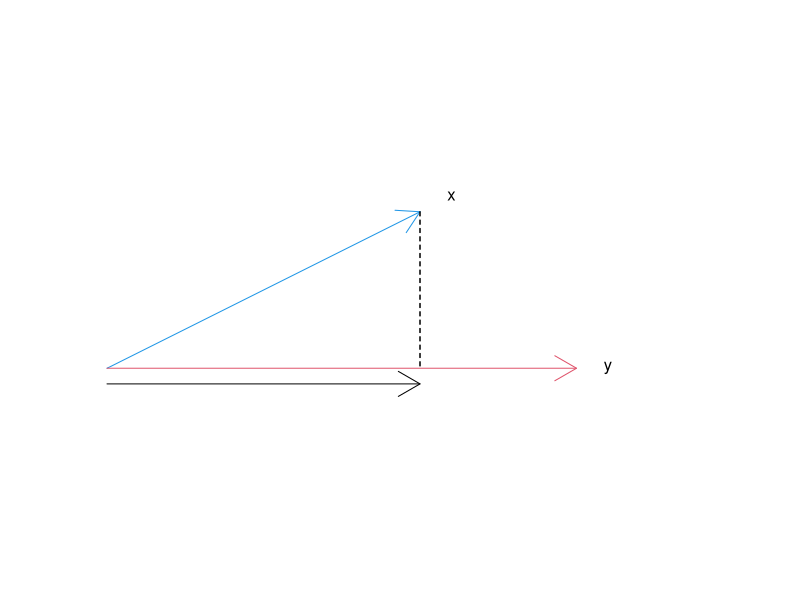
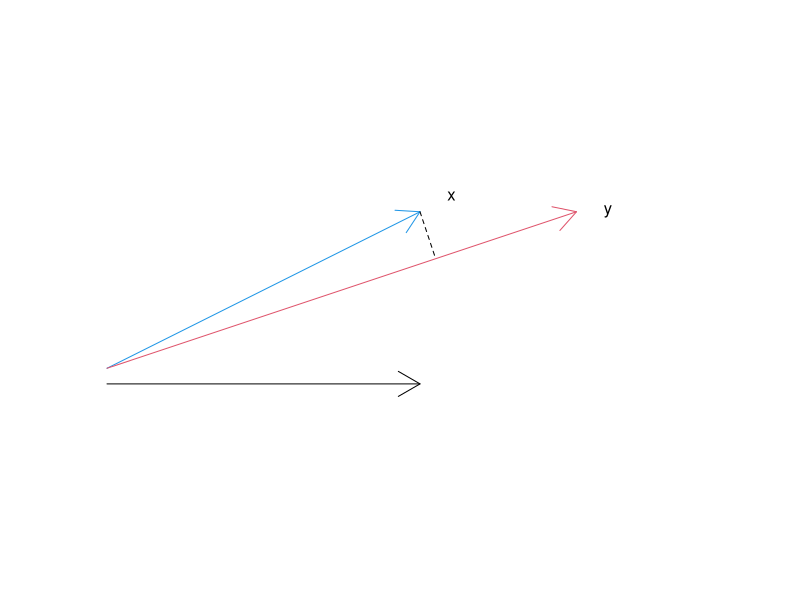

R code for these plots, in order:
###Assignment 1

remove(list = ls())

###Exercise 3

### a)
x = 0
y = 0
x1 = c(2,1)
y1 = c(3,0)

plot(x,y,xlim=c(0,4),ylim=c(-0.2,1.2),type="n",axes=FALSE,frame.plot=FALSE,ann=FALSE,asp=1)
arrows(0,0,2,1,col = 4)
arrows(0,0,3,0,col = 2)
arrows(0,-0.1,2,-0.1)

lx1 = sqrt(sum(x1^2))
ly1 = sqrt(sum(y1^2))
projxy = (((t(y1)%*%x1)/ly1)%*%(1/ly1))%*%y1
projxy
#     [,1] [,2]
#[1,]  2.0  0.0

arrows(2,1,projxy[1,1],projxy[1,2], lty = 2, code = 0)
arrows(2,1,2,0, lty = 2, code = 0)
text(2.2,1.1,"x")
text(3.2,0,"y")

### b)
x = 0
y = 0
x1 = c(2,1)
y1 = c(3,1)

plot(x,y,xlim=c(0,4),ylim=c(-0.2,1.2),type="n",axes=FALSE,frame.plot=FALSE,ann=FALSE,asp=1)
arrows(0,0,2,1,col = 4)
arrows(0,0,3,1,col = 2)
arrows(0,-0.1,2,-0.1)

lx1 = sqrt(sum(x1^2))
ly1 = sqrt(sum(y1^2))
projxy = (((t(y1)%*%x1)/ly1)%*%(1/ly1))%*%y1
projxy
#     [,1] [,2]
#[1,]  2.1  0.7
arrows(2,1,projxy[1,1],projxy[1,2], lty = 2, code = 0)

text(2.2,1.1,"x")
text(3.2,1,"y")

### c) 
?plot
#the y/x aspect ratio: If asp is a finite positive value then the window is setup so that
#one data unit in the x direction is equal in length to asp * one data unit in the y direction.


